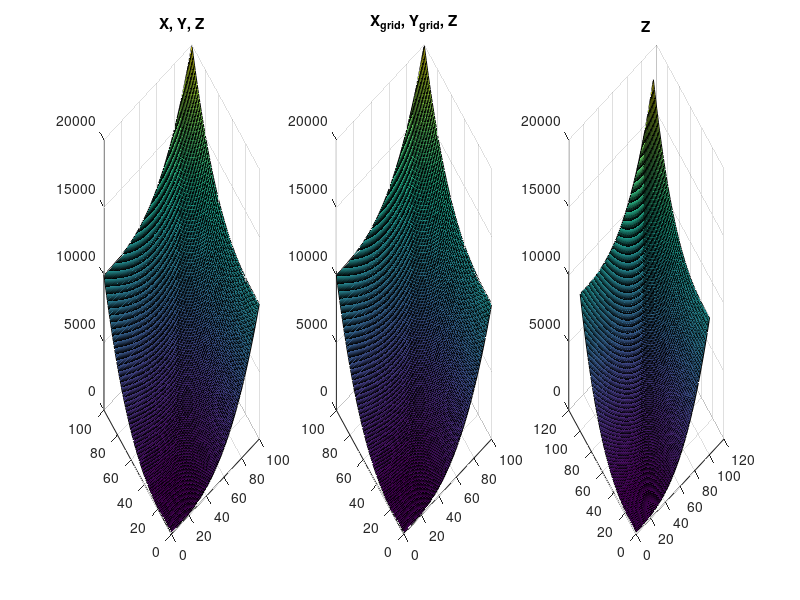
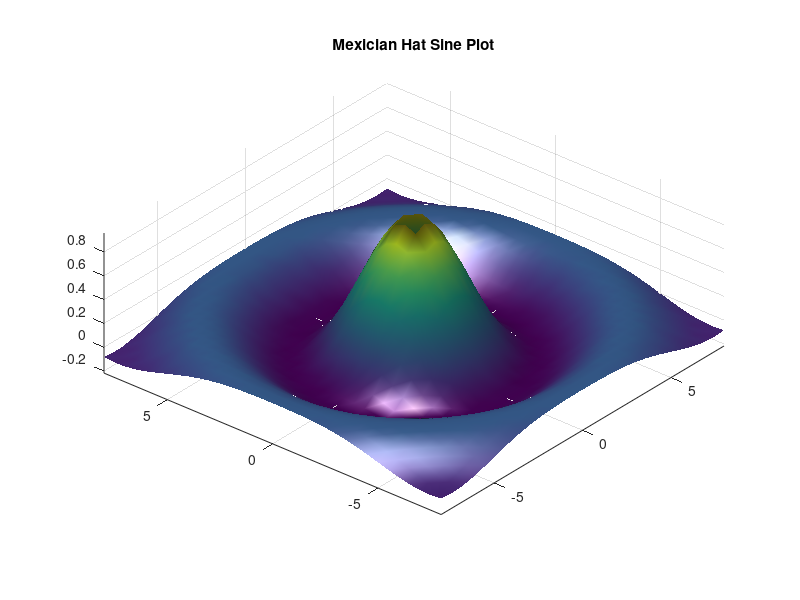
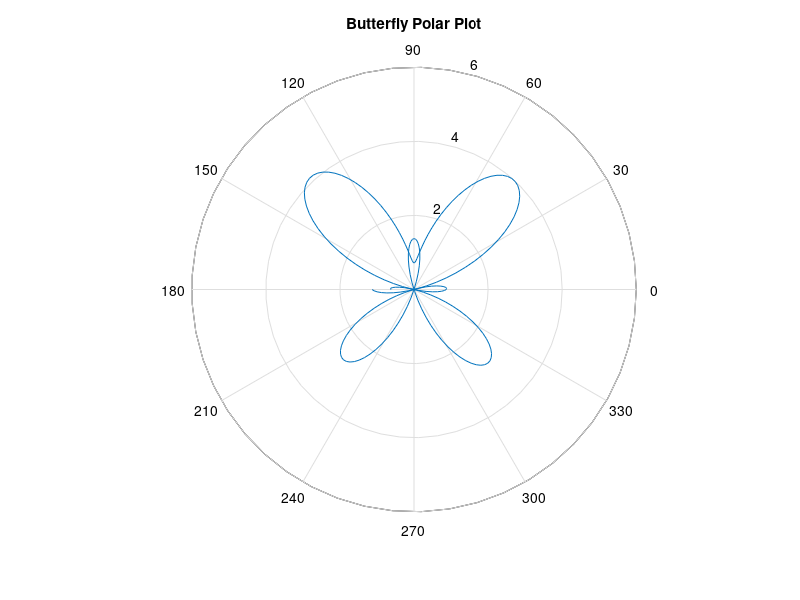

These charts were generated, in order, by the following MATLAB code:
%   notes_10_21_15

%   practice problems
clear all
close all

disp('Practice Problems');disp(' ');disp('Example 1: Plots in 3D');disp(' ');
x=0:1:100;
y=0:1:100;
disp('z=(x.^3+y.^3)/100;');disp(' ');

[x_grid, y_grid]=meshgrid(x, y);
z=(x_grid.^3+y_grid.^3)/100;

figure
subplot(1, 3, 1);
surf(x, y, z);
title('X, Y, Z');

subplot(1, 3, 2)
surf(x_grid, y_grid, z);
title('X_g_r_i_d, Y_g_r_i_d, Z')

subplot(1, 3, 3);
surf(z);
title('Z');

disp(['Z vs X and Y, ','0 _<X_<100, ','0_<y_<100, ','Check Graph']);disp(' ');
% griefpoints for x and y, 3d graph
%surf or mesh to plot the 3d graph

%--------------------------------------------------------------------------
disp(['Example 2']);disp(' ');
clear all
disp('(sin(sqrt(x.^2+y.^2))/.sqrt(x.^2+y.^2)');disp(' ');
[x, y]=meshgrid(-8:0.5:8);
R=sqrt(x.^2+y.^2);
z=sin(R)./R;
figure
surf(x, y, z, 'FaceColor','interp',...
    'EdgeColor', 'non',...
    'FaceLight','phong');
daspect([5 5 1]);
axis tight
view(-50, 30);
camlight left
title('Mexician Hat Sine Plot');
%--------------------------------------------------------------------------
disp('Example 3');disp(' ');disp('Butterfly Polar Plot');
clear all

T=0:(pi/100):2*pi;
r=exp(sin(T))+sin((-pi+2*T)/24)-2*cos(4*T);

figure
polar(T,r);
title('Butterfly Polar Plot');disp(' ');
%--------------------------------------------------------------------------
disp('Example 4, Manipulation of Matrices');
clear all

A=[2 1;4 3]

transpose_A=transpose(A)
det_A=det(A)
inv_A=inv(A)
%--------------------------------------------------------------------------
disp('Example 5: Dot Product');
clear all
A=[1 4 0.5]
B=[2 1.6 7]

disp('Used built in command: dot(mat_A, mat_B)');
Dot_Product=dot(A,B)
disp('Used sum command: sum(A * B)');
Dot_Product_2=sum(A.*B)
%--------------------------------------------------------------------------
% disp('Example 6');
% clear all
% 
% A=[2 3 4 5 6 7 8]
% 
% i=1:7    
% if A(1,1)<=8
%      B=A+1
%     
% end
%--------------------------------------------------------------------------
disp('Example 8: Inputs and Outputs');disp(' ');
clear all
% disp('This script will define the days in a given month');disp(' ');
% disp(['Possible inputs are: '...
% 'January, '...
% 'February, '...
% 'March, '...
% 'April, '...
% 'May, '...
% 'June, '...
% 'July, '...
% 'August, '...
% 'September, '...
% 'October, '...
% 'November, '...
% 'December, ']);
% 
% January=31;
% February=28;
% March=31;
% April=30;
% May=31;
% June=30;
% July=31;
% August=31;
% September=30;
% October=31;
% November=30;
% December=31;
% 
% month_n=input('Input Name of Month: ');
% if month_n=
% disp(['The number of dates for' 
%==========================================================================
[Jan, January, March, Mar, May, July, Aug, August, Oct, October, Dec, December]=deal(31);
[April, June, Sept, September, Nov, November]=deal(30);
[Feb, Feburary]=deal(28);

month_n=input('Give me the abbereviation of the month: ');
% if month_n==1 || month_n==3 || month_n==5 || month_n==7 || ...
%     month_n==8 || month_n==10 || month_n==12
if month_n==31;
disp('the Number of days for this month is 31');disp(' ');
elseif month_n==30
    disp('The Number of Days for this month is 30');disp(' ');
else
    disp('The number of days for this month is 28');disp(' ');
end
%=========================================================================
disp('Homework Help');
%function [F, N, alpha, a]=DynamicHW
% % This function calculates the frictional force (F),
% % Normal force (N), angular acceleration (alpha),
% % and acceleration of a disk slipping or rolling on
% % an incline.
% 
% clc
% clear all
% 
% disp('Enter all values in SI units')
% m=input('Please enter the mass of the disk: ');
% R=input('Please enter the radius of the disk: ');
% theta=input('Please enter the angle of the slope in degrees: ');
% mu_k=input('Please enter the coefficient of kinetic friction: ');
% W=m*9.81;
% 
% % No slipping
% 
% A=[1 0 0 m; 0 1 0 0; R 0 -.5*m*R^2 0; 0 0 R -1];
% B=[sind(theta)*W; cosd(theta)*W; 0; 0];
% X=A\B;
% F=X(1);
% N=X(2);
% alpha=X(3);
% a=X(4);
% 
% disp('No Slipping')
% fprintf('F=%4.2f, N=%4.2f, alpha=%4.2f, a=%4.2f\n', F, N, alpha, a)
% 
% % Slipping
% 
% A=[1 0 0 m; 0 1 0 0; R 0 -.5*m*R^2 0; 1 -mu_k 0 0];
% B=[sind(theta)*W; cosd(theta)*W; 0; 0];
% X=A\B;
% F=X(1);
% N=X(2);
% alpha=X(3);
% a=X(4);
% 
% disp('Slipping')
% fprintf('F=%4.2f, N=%4.2f, alpha=%4.2f, a=%4.2f\n', F, N, alpha, a)
% end